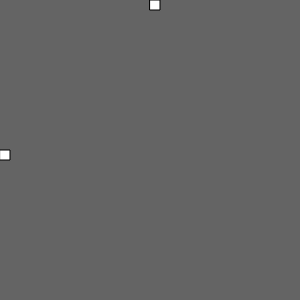
Frame 1 (no input)
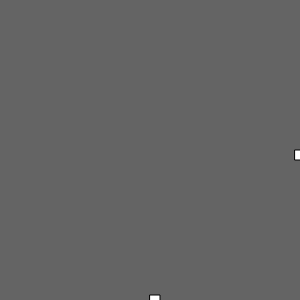
Frame 60 (no input)
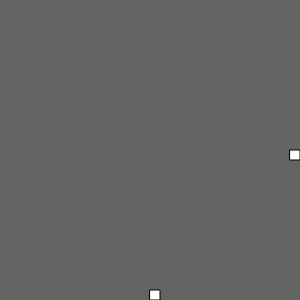
Frame 120 (the mouse pressed at the canvas centre since frame 60)

The p5.js sketch that drew these frames (run headless with seeded random() and noise() and a simulated clock; from frame 60 on, the mouse is pressed at the canvas centre):

// p5.js sketch
// ── sketch.js
var x = 0;
var y = 0;

function setup() {
  // put setup code here
  createCanvas(300,300);
}

function draw() {
  // put drawing code here
  background(100);
  rect(x, height/2, 10, 10);
  x +=5; //crosses the screen 1 at a time or x ++ or x+=5
    if (x > width) {
      x = 0;
    }

  rect(width/2, y, 10, 10);
  y +=5;
    if(y > height) {
      y = 0;
    }
}
